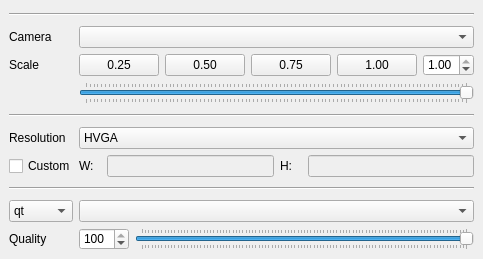
          <widget class="QWidget" name="apCameraWidget">
           <attribute name="title">
            <string>Camera</string>
           </attribute>
           <layout class="QGridLayout" name="gridLayout_10">
            <property name="leftMargin">
             <number>9</number>
            </property>
            <property name="topMargin">
             <number>9</number>
            </property>
            <property name="rightMargin">
             <number>9</number>
            </property>
            <property name="bottomMargin">
             <number>9</number>
            </property>
            <property name="spacing">
             <number>6</number>
            </property>
            <item row="2" column="0">
             <layout class="QGridLayout" name="cam3_glyt">
              <item row="2" column="1">
               <widget class="QDoubleSpinBox" name="qualityInput_lndt">
                <property name="sizePolicy">
                 <sizepolicy hsizetype="Minimum" vsizetype="Fixed">
                  <horstretch>0</horstretch>
                  <verstretch>0</verstretch>
                 </sizepolicy>
                </property>
                <property name="minimumSize">
                 <size>
                  <width>50</width>
                  <height>22</height>
                 </size>
                </property>
                <property name="maximumSize">
                 <size>
                  <width>16777215</width>
                  <height>22</height>
                 </size>
                </property>
                <property name="font">
                 <font>
                  <weight>50</weight>
                  <bold>false</bold>
                 </font>
                </property>
                <property name="frame">
                 <bool>true</bool>
                </property>
                <property name="readOnly">
                 <bool>false</bool>
                </property>
                <property name="decimals">
                 <number>0</number>
                </property>
                <property name="singleStep">
                 <double>10.000000000000000</double>
                </property>
                <property name="value">
                 <double>100.000000000000000</double>
                </property>
               </widget>
              </item>
              <item row="0" column="0" colspan="3">
               <widget class="Line" name="camSplit3_ln">
                <property name="minimumSize">
                 <size>
                  <width>0</width>
                  <height>11</height>
                 </size>
                </property>
                <property name="maximumSize">
                 <size>
                  <width>16777215</width>
                  <height>11</height>
                 </size>
                </property>
                <property name="orientation">
                 <enum>Qt::Horizontal</enum>
                </property>
               </widget>
              </item>
              <item row="1" column="0">
               <widget class="QComboBox" name="format_cmbbx">
                <property name="minimumSize">
                 <size>
                  <width>64</width>
                  <height>22</height>
                 </size>
                </property>
                <property name="maximumSize">
                 <size>
                  <width>64</width>
                  <height>22</height>
                 </size>
                </property>
                <property name="font">
                 <font>
                  <weight>50</weight>
                  <bold>false</bold>
                 </font>
                </property>
                <property name="toolTip">
                 <string>&quot;file format list&quot;</string>
                </property>
                <item>
                 <property name="text">
                  <string>qt</string>
                 </property>
                </item>
                <item>
                 <property name="text">
                  <string>avi</string>
                 </property>
                </item>
                <item>
                 <property name="text">
                  <string>image</string>
                 </property>
                </item>
               </widget>
              </item>
              <item row="2" column="2">
               <widget class="QSlider" name="quality_sldr">
                <property name="minimumSize">
                 <size>
                  <width>0</width>
                  <height>22</height>
                 </size>
                </property>
                <property name="maximumSize">
                 <size>
                  <width>16777215</width>
                  <height>22</height>
                 </size>
                </property>
                <property name="maximum">
                 <number>100</number>
                </property>
                <property name="value">
                 <number>100</number>
                </property>
                <property name="orientation">
                 <enum>Qt::Horizontal</enum>
                </property>
                <property name="tickPosition">
                 <enum>QSlider::TicksBothSides</enum>
                </property>
               </widget>
              </item>
              <item row="2" column="0">
               <widget class="QLabel" name="quality_lbl">
                <property name="minimumSize">
                 <size>
                  <width>64</width>
                  <height>22</height>
                 </size>
                </property>
                <property name="maximumSize">
                 <size>
                  <width>64</width>
                  <height>22</height>
                 </size>
                </property>
                <property name="text">
                 <string>Quality</string>
                </property>
                <property name="alignment">
                 <set>Qt::AlignLeading|Qt::AlignLeft|Qt::AlignVCenter</set>
                </property>
               </widget>
              </item>
              <item row="1" column="1" colspan="2">
               <widget class="QComboBox" name="formatList_cmbbx">
                <property name="minimumSize">
                 <size>
                  <width>0</width>
                  <height>22</height>
                 </size>
                </property>
                <property name="maximumSize">
                 <size>
                  <width>16777215</width>
                  <height>22</height>
                 </size>
                </property>
                <property name="font">
                 <font>
                  <weight>50</weight>
                  <italic>false</italic>
                  <bold>false</bold>
                 </font>
                </property>
                <property name="maxVisibleItems">
                 <number>8</number>
                </property>
               </widget>
              </item>
             </layout>
            </item>
            <item row="1" column="0">
             <layout class="QGridLayout" name="cam2_glyt">
              <item row="2" column="3">
               <widget class="QLabel" name="height_lbl">
                <property name="minimumSize">
                 <size>
                  <width>22</width>
                  <height>22</height>
                 </size>
                </property>
                <property name="maximumSize">
                 <size>
                  <width>16777215</width>
                  <height>22</height>
                 </size>
                </property>
                <property name="text">
                 <string>H:</string>
                </property>
                <property name="alignment">
                 <set>Qt::AlignLeading|Qt::AlignLeft|Qt::AlignVCenter</set>
                </property>
               </widget>
              </item>
              <item row="1" column="0">
               <widget class="QLabel" name="resolution_lbl">
                <property name="minimumSize">
                 <size>
                  <width>64</width>
                  <height>22</height>
                 </size>
                </property>
                <property name="maximumSize">
                 <size>
                  <width>64</width>
                  <height>22</height>
                 </size>
                </property>
                <property name="text">
                 <string>Resolution</string>
                </property>
                <property name="alignment">
                 <set>Qt::AlignLeading|Qt::AlignLeft|Qt::AlignVCenter</set>
                </property>
               </widget>
              </item>
              <item row="1" column="1" colspan="4">
               <widget class="QComboBox" name="resolutionList_cmbbx">
                <property name="minimumSize">
                 <size>
                  <width>0</width>
                  <height>22</height>
                 </size>
                </property>
                <property name="maximumSize">
                 <size>
                  <width>16777215</width>
                  <height>22</height>
                 </size>
                </property>
                <item>
                 <property name="text">
                  <string>HVGA</string>
                 </property>
                </item>
                <item>
                 <property name="text">
                  <string>WVGA</string>
                 </property>
                </item>
                <item>
                 <property name="text">
                  <string>720p</string>
                 </property>
                </item>
                <item>
                 <property name="text">
                  <string>1080p</string>
                 </property>
                </item>
                <item>
                 <property name="text">
                  <string>QHD</string>
                 </property>
                </item>
                <item>
                 <property name="text">
                  <string>UHD</string>
                 </property>
                </item>
               </widget>
              </item>
              <item row="2" column="1">
               <widget class="QLabel" name="width_lbl">
                <property name="minimumSize">
                 <size>
                  <width>22</width>
                  <height>22</height>
                 </size>
                </property>
                <property name="maximumSize">
                 <size>
                  <width>16777215</width>
                  <height>22</height>
                 </size>
                </property>
                <property name="text">
                 <string>W:</string>
                </property>
                <property name="alignment">
                 <set>Qt::AlignLeading|Qt::AlignLeft|Qt::AlignVCenter</set>
                </property>
               </widget>
              </item>
              <item row="0" column="0" colspan="5">
               <widget class="Line" name="camSplit2_ln">
                <property name="minimumSize">
                 <size>
                  <width>0</width>
                  <height>11</height>
                 </size>
                </property>
                <property name="maximumSize">
                 <size>
                  <width>16777215</width>
                  <height>11</height>
                 </size>
                </property>
                <property name="orientation">
                 <enum>Qt::Horizontal</enum>
                </property>
               </widget>
              </item>
              <item row="2" column="0">
               <widget class="QCheckBox" name="customResolution_chkbx">
                <property name="minimumSize">
                 <size>
                  <width>0</width>
                  <height>22</height>
                 </size>
                </property>
                <property name="maximumSize">
                 <size>
                  <width>64</width>
                  <height>22</height>
                 </size>
                </property>
                <property name="text">
                 <string>Custom</string>
                </property>
               </widget>
              </item>
              <item row="2" column="4">
               <widget class="QLineEdit" name="heightInput_lndt">
                <property name="enabled">
                 <bool>false</bool>
                </property>
                <property name="minimumSize">
                 <size>
                  <width>64</width>
                  <height>22</height>
                 </size>
                </property>
                <property name="maximumSize">
                 <size>
                  <width>16777215</width>
                  <height>22</height>
                 </size>
                </property>
                <property name="font">
                 <font>
                  <weight>50</weight>
                  <bold>false</bold>
                 </font>
                </property>
               </widget>
              </item>
              <item row="2" column="2">
               <widget class="QLineEdit" name="widthInput_lndt">
                <property name="enabled">
                 <bool>false</bool>
                </property>
                <property name="minimumSize">
                 <size>
                  <width>64</width>
                  <height>22</height>
                 </size>
                </property>
                <property name="maximumSize">
                 <size>
                  <width>16777215</width>
                  <height>22</height>
                 </size>
                </property>
                <property name="font">
                 <font>
                  <weight>50</weight>
                  <bold>false</bold>
                 </font>
                </property>
               </widget>
              </item>
             </layout>
            </item>
            <item row="0" column="0">
             <layout class="QGridLayout" name="cam1_glyt">
              <item row="0" column="0" colspan="6">
               <widget class="Line" name="camSplit1_ln">
                <property name="minimumSize">
                 <size>
                  <width>0</width>
                  <height>11</height>
                 </size>
                </property>
                <property name="maximumSize">
                 <size>
                  <width>16777215</width>
                  <height>11</height>
                 </size>
                </property>
                <property name="orientation">
                 <enum>Qt::Horizontal</enum>
                </property>
               </widget>
              </item>
              <item row="2" column="3">
               <widget class="QPushButton" name="halfQuarterScale_pbttn">
                <property name="minimumSize">
                 <size>
                  <width>32</width>
                  <height>22</height>
                 </size>
                </property>
                <property name="maximumSize">
                 <size>
                  <width>16777215</width>
                  <height>22</height>
                 </size>
                </property>
                <property name="font">
                 <font>
                  <weight>50</weight>
                  <bold>false</bold>
                 </font>
                </property>
                <property name="text">
                 <string>0.75</string>
                </property>
               </widget>
              </item>
              <item row="1" column="0">
               <widget class="QLabel" name="camera_lbl">
                <property name="minimumSize">
                 <size>
                  <width>64</width>
                  <height>22</height>
                 </size>
                </property>
                <property name="maximumSize">
                 <size>
                  <width>64</width>
                  <height>22</height>
                 </size>
                </property>
                <property name="text">
                 <string>Camera</string>
                </property>
                <property name="alignment">
                 <set>Qt::AlignLeading|Qt::AlignLeft|Qt::AlignVCenter</set>
                </property>
               </widget>
              </item>
              <item row="2" column="5">
               <widget class="QDoubleSpinBox" name="scale_dblspnbx">
                <property name="sizePolicy">
                 <sizepolicy hsizetype="Minimum" vsizetype="Fixed">
                  <horstretch>0</horstretch>
                  <verstretch>0</verstretch>
                 </sizepolicy>
                </property>
                <property name="minimumSize">
                 <size>
                  <width>50</width>
                  <height>22</height>
                 </size>
                </property>
                <property name="maximumSize">
                 <size>
                  <width>16777215</width>
                  <height>22</height>
                 </size>
                </property>
                <property name="font">
                 <font>
                  <weight>50</weight>
                  <bold>false</bold>
                 </font>
                </property>
                <property name="maximum">
                 <double>1.000000000000000</double>
                </property>
                <property name="singleStep">
                 <double>0.200000000000000</double>
                </property>
                <property name="stepType">
                 <enum>QAbstractSpinBox::DefaultStepType</enum>
                </property>
                <property name="value">
                 <double>1.000000000000000</double>
                </property>
               </widget>
              </item>
              <item row="2" column="2">
               <widget class="QPushButton" name="halfScale_pbttn">
                <property name="minimumSize">
                 <size>
                  <width>32</width>
                  <height>22</height>
                 </size>
                </property>
                <property name="maximumSize">
                 <size>
                  <width>16777215</width>
                  <height>22</height>
                 </size>
                </property>
                <property name="font">
                 <font>
                  <weight>50</weight>
                  <bold>false</bold>
                 </font>
                </property>
                <property name="text">
                 <string>0.50</string>
                </property>
               </widget>
              </item>
              <item row="1" column="1" colspan="5">
               <widget class="QComboBox" name="cameraList_cmbbx">
                <property name="minimumSize">
                 <size>
                  <width>0</width>
                  <height>22</height>
                 </size>
                </property>
                <property name="maximumSize">
                 <size>
                  <width>16777215</width>
                  <height>22</height>
                 </size>
                </property>
                <property name="font">
                 <font>
                  <weight>50</weight>
                  <bold>false</bold>
                 </font>
                </property>
                <property name="toolTip">
                 <string>&quot;Toggle your current active viewport.&quot;</string>
                </property>
               </widget>
              </item>
              <item row="2" column="4">
               <widget class="QPushButton" name="fullScale_pbttn">
                <property name="minimumSize">
                 <size>
                  <width>32</width>
                  <height>22</height>
                 </size>
                </property>
                <property name="maximumSize">
                 <size>
                  <width>16777215</width>
                  <height>22</height>
                 </size>
                </property>
                <property name="font">
                 <font>
                  <weight>50</weight>
                  <bold>false</bold>
                 </font>
                </property>
                <property name="text">
                 <string>1.00</string>
                </property>
               </widget>
              </item>
              <item row="2" column="0">
               <widget class="QLabel" name="scale_lbl">
                <property name="minimumSize">
                 <size>
                  <width>64</width>
                  <height>22</height>
                 </size>
                </property>
                <property name="maximumSize">
                 <size>
                  <width>64</width>
                  <height>22</height>
                 </size>
                </property>
                <property name="text">
                 <string>Scale</string>
                </property>
                <property name="alignment">
                 <set>Qt::AlignLeading|Qt::AlignLeft|Qt::AlignVCenter</set>
                </property>
               </widget>
              </item>
              <item row="2" column="1">
               <widget class="QPushButton" name="quarterScale_pbttn">
                <property name="minimumSize">
                 <size>
                  <width>32</width>
                  <height>22</height>
                 </size>
                </property>
                <property name="maximumSize">
                 <size>
                  <width>16777215</width>
                  <height>22</height>
                 </size>
                </property>
                <property name="font">
                 <font>
                  <weight>50</weight>
                  <bold>false</bold>
                 </font>
                </property>
                <property name="text">
                 <string>0.25</string>
                </property>
               </widget>
              </item>
              <item row="3" column="1" colspan="5">
               <widget class="QSlider" name="scale_sldr">
                <property name="minimumSize">
                 <size>
                  <width>0</width>
                  <height>22</height>
                 </size>
                </property>
                <property name="maximumSize">
                 <size>
                  <width>16777215</width>
                  <height>22</height>
                 </size>
                </property>
                <property name="maximum">
                 <number>100</number>
                </property>
                <property name="value">
                 <number>100</number>
                </property>
                <property name="orientation">
                 <enum>Qt::Horizontal</enum>
                </property>
                <property name="tickPosition">
                 <enum>QSlider::TicksBothSides</enum>
                </property>
               </widget>
              </item>
             </layout>
            </item>
           </layout>
          </widget>
